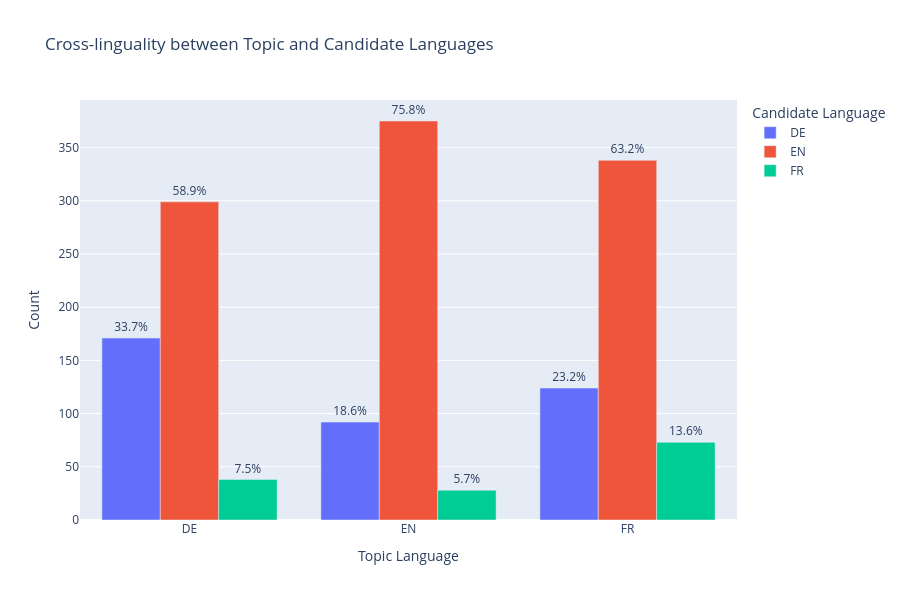

Notebook code cell kept with this figure:
### Code cell
cross_lingual = test_df_with_language.copy()
cross_lingual['is_cross_lingual'] = cross_lingual['topic_language'] != cross_lingual['cand_language']

cross_lingual_summary = cross_lingual.groupby(['topic_language', 'cand_language']).size().reset_index(name='count')

# Add percentage per topic_language group
cross_lingual_summary['pct'] = cross_lingual_summary.groupby('topic_language')['count'].transform(lambda x: x / x.sum() * 100)
cross_lingual_summary['pct_label'] = cross_lingual_summary['pct'].map(lambda x: f"{x:.1f}%")

fig = px.bar(
    cross_lingual_summary,
    x='topic_language',
    y='count',
    color='cand_language',
    barmode='group',
    text='pct_label',
    title='Cross-linguality between Topic and Candidate Languages',
    labels={'topic_language': 'Topic Language', 'cand_language': 'Candidate Language', 'count': 'Count'},
    height=600
)
fig.update_traces(textposition='outside')
fig.show()

### Figure 1 — Plotly figure (JSON) as saved in the notebook; plotly's stock layout.template omitted (floating-point values rounded to 4 significant figures)
{"data": [{"alignmentgroup": "True", "hovertemplate": "Candidate Language=DE<br>Topic Language=%{x}<br>Count=%{y}<br>pct_label=%{text}<extra></extra>", "legendgroup": "DE", "marker": {"color": "#636efa", "pattern": {"shape": ""}}, "name": "DE", "offsetgroup": "DE", "orientation": "v", "showlegend": true, "text": ["33.7%", "18.6%", "23.2%"], "textposition": "outside", "type": "bar", "x": ["DE", "EN", "FR"], "xaxis": "x", "y": [171, 92, 124], "yaxis": "y"}, {"alignmentgroup": "True", "hovertemplate": "Candidate Language=EN<br>Topic Language=%{x}<br>Count=%{y}<br>pct_label=%{text}<extra></extra>", "legendgroup": "EN", "marker": {"color": "#EF553B", "pattern": {"shape": ""}}, "name": "EN", "offsetgroup": "EN", "orientation": "v", "showlegend": true, "text": ["58.9%", "75.8%", "63.2%"], "textposition": "outside", "type": "bar", "x": ["DE", "EN", "FR"], "xaxis": "x", "y": [299, 375, 338], "yaxis": "y"}, {"alignmentgroup": "True", "hovertemplate": "Candidate Language=FR<br>Topic Language=%{x}<br>Count=%{y}<br>pct_label=%{text}<extra></extra>", "legendgroup": "FR", "marker": {"color": "#00cc96", "pattern": {"shape": ""}}, "name": "FR", "offsetgroup": "FR", "orientation": "v", "showlegend": true, "text": ["7.5%", "5.7%", "13.6%"], "textposition": "outside", "type": "bar", "x": ["DE", "EN", "FR"], "xaxis": "x", "y": [38, 28, 73], "yaxis": "y"}], "layout": {"barmode": "group", "height": 600, "legend": {"title": {"text": "Candidate Language"}, "tracegroupgap": 0}, "title": {"text": "Cross-linguality between Topic and Candidate Languages"}, "xaxis": {"anchor": "y", "domain": [0, 1], "title": {"text": "Topic Language"}}, "yaxis": {"anchor": "x", "domain": [0, 1], "title": {"text": "Count"}}}}
